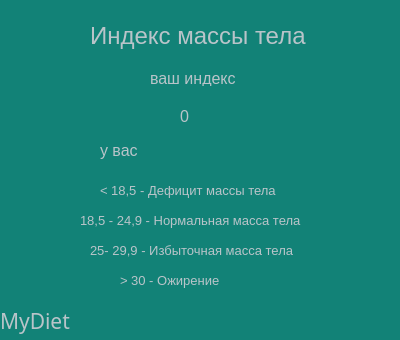
<?xml version="1.0" encoding="UTF-8"?>
<ui version="4.0">
 <class>Form</class>
 <widget class="QWidget" name="Form">
  <property name="geometry">
   <rect>
    <x>0</x>
    <y>0</y>
    <width>400</width>
    <height>340</height>
   </rect>
  </property>
  <property name="windowTitle">
   <string>Form</string>
  </property>
  <property name="styleSheet">
   <string notr="true">background-color:rgb(18, 130, 119)</string>
  </property>
  <widget class="QLabel" name="user_value">
   <property name="geometry">
    <rect>
     <x>180</x>
     <y>110</y>
     <width>47</width>
     <height>13</height>
    </rect>
   </property>
   <property name="font">
    <font>
     <pointsize>12</pointsize>
    </font>
   </property>
   <property name="styleSheet">
    <string notr="true">color:  rgb(185, 196, 201)</string>
   </property>
   <property name="text">
    <string>0</string>
   </property>
  </widget>
  <widget class="QLabel" name="user_index_label">
   <property name="geometry">
    <rect>
     <x>150</x>
     <y>70</y>
     <width>111</width>
     <height>16</height>
    </rect>
   </property>
   <property name="font">
    <font>
     <pointsize>12</pointsize>
    </font>
   </property>
   <property name="styleSheet">
    <string notr="true">color:  rgb(185, 196, 201)</string>
   </property>
   <property name="text">
    <string>ваш индекс</string>
   </property>
  </widget>
  <widget class="QLabel" name="user_status">
   <property name="geometry">
    <rect>
     <x>100</x>
     <y>140</y>
     <width>251</width>
     <height>21</height>
    </rect>
   </property>
   <property name="font">
    <font>
     <pointsize>12</pointsize>
    </font>
   </property>
   <property name="styleSheet">
    <string notr="true">color:  rgb(185, 196, 201)</string>
   </property>
   <property name="text">
    <string>у вас</string>
   </property>
  </widget>
  <widget class="QLabel" name="IWB">
   <property name="geometry">
    <rect>
     <x>90</x>
     <y>20</y>
     <width>241</width>
     <height>31</height>
    </rect>
   </property>
   <property name="font">
    <font>
     <pointsize>18</pointsize>
    </font>
   </property>
   <property name="styleSheet">
    <string notr="true">color:  rgb(185, 196, 201)</string>
   </property>
   <property name="text">
    <string>Индекс массы тела</string>
   </property>
  </widget>
  <widget class="QLabel" name="deficit">
   <property name="geometry">
    <rect>
     <x>100</x>
     <y>180</y>
     <width>191</width>
     <height>21</height>
    </rect>
   </property>
   <property name="font">
    <font>
     <pointsize>10</pointsize>
    </font>
   </property>
   <property name="styleSheet">
    <string notr="true">color:  rgb(185, 196, 201)</string>
   </property>
   <property name="text">
    <string>&lt; 18,5 - Дефицит массы тела</string>
   </property>
  </widget>
  <widget class="QLabel" name="normal">
   <property name="geometry">
    <rect>
     <x>80</x>
     <y>205</y>
     <width>241</width>
     <height>31</height>
    </rect>
   </property>
   <property name="font">
    <font>
     <pointsize>10</pointsize>
    </font>
   </property>
   <property name="styleSheet">
    <string notr="true">color:  rgb(185, 196, 201)</string>
   </property>
   <property name="text">
    <string>18,5 - 24,9 - Нормальная масса тела</string>
   </property>
  </widget>
  <widget class="QLabel" name="excess">
   <property name="geometry">
    <rect>
     <x>90</x>
     <y>230</y>
     <width>221</width>
     <height>41</height>
    </rect>
   </property>
   <property name="font">
    <font>
     <pointsize>10</pointsize>
    </font>
   </property>
   <property name="styleSheet">
    <string notr="true">color:  rgb(185, 196, 201)</string>
   </property>
   <property name="text">
    <string>25- 29,9 - Избыточная масса тела</string>
   </property>
  </widget>
  <widget class="QLabel" name="obesity">
   <property name="geometry">
    <rect>
     <x>120</x>
     <y>260</y>
     <width>141</width>
     <height>41</height>
    </rect>
   </property>
   <property name="font">
    <font>
     <pointsize>10</pointsize>
    </font>
   </property>
   <property name="styleSheet">
    <string notr="true">color:  rgb(185, 196, 201)</string>
   </property>
   <property name="text">
    <string>&gt; 30 - Ожирение</string>
   </property>
  </widget>
  <widget class="QLabel" name="logo_app">
   <property name="geometry">
    <rect>
     <x>0</x>
     <y>300</y>
     <width>91</width>
     <height>41</height>
    </rect>
   </property>
   <property name="font">
    <font>
     <family>Poor Richard</family>
     <pointsize>16</pointsize>
    </font>
   </property>
   <property name="styleSheet">
    <string notr="true">color:  rgb(185, 196, 201)</string>
   </property>
   <property name="text">
    <string>MyDiet</string>
   </property>
  </widget>
 </widget>
 <resources/>
 <connections/>
</ui>
